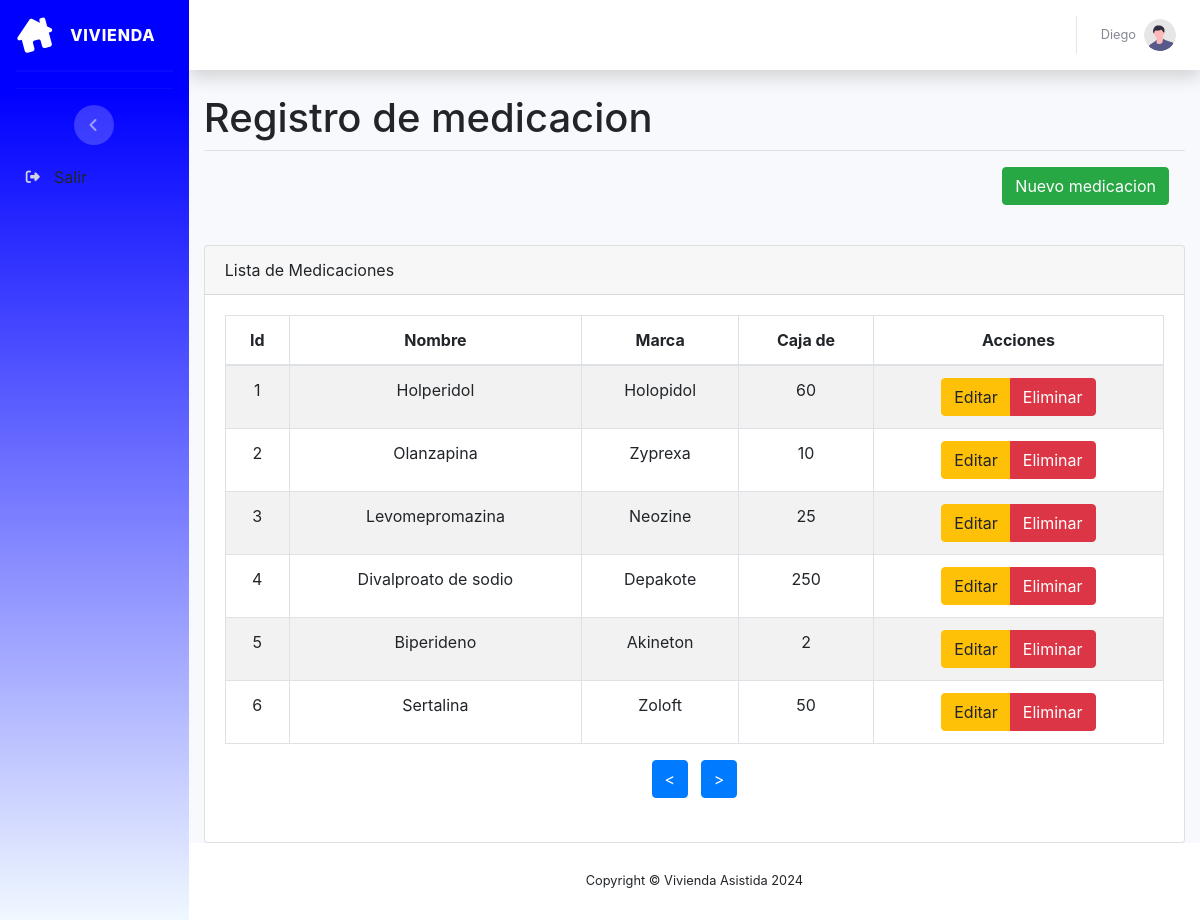
/medicacion_nom.php (signed in), run on the app's committed database.
### tables this page shows
CREATE TABLE `nombre_medicacion` (
  `id_nom_med` int(11) NOT NULL,
  `nom_med` varchar(200) NOT NULL,
  `marca_med` varchar(200) NOT NULL,
  `caja_comp` varchar(200) NOT NULL
);

### medicacion_nom.php (called while the page is built)
<?php
include_once "vistas/medicacion/medicacion.php";
?>

### vistas/medicacion/medicacion.php (the view, shortened to what this page needs)
<?php require_once "vistas/parte_superior.php"?>
<div class="container">
<h1> Registro de medicacion</h1>
    <div class="row">
        <div class="col-lg-12">
        <div class="modal-footer">
       <button id="btnNuevo" type="button" class="btn btn-success" data-toggle="modal" data-target="#modalCRUD">Nuevo medicacion</button>
        </div>
        </div>
    </div>
</div>
<br>
<div class="container">
    <div class="row">
        <div class="col-lg-12">
        <div class="card">
                <div class="card-header">
                    Lista de Medicaciones
                </div>
                <div class="card-body">
            <div class="table-responsive">
                <table id="tablaPersonas" class="table table-striped table-bordered table-condensed" style="width:100%">
                    <thead class="text-center">
                        <tr>
                            <th class="text-center">Id</th>
                            <th class="text-center">Nombre</th>
                            <th class="text-center">Marca</th>
                            <th class="text-center">Caja de</th>
                            <th class="text-center">Acciones</th>
                        </tr>
                    </thead>
                    <tbody>
                    <?php
                        include_once 'bd/conexion.php';
                        $conn = new mysqli($servername, $username, $password, $dbname);
                        $consulta = "SELECT id_nom_med, nom_med, marca_med, caja_comp FROM nombre_medicacion";
                        $resultado = $conn->query($consulta);
                        if ($resultado) {
                            $data = $resultado->fetch_all(MYSQLI_ASSOC);
                            if (count($data) > 0) {
                                foreach ($data as $dat) {
                                    $id_nom_med = isset($dat['id_nom_med']) ? $dat['id_nom_med'] : 'N/A';
                                    $nom_med = isset($dat['nom_med']) ? $dat['nom_med'] : 'N/A';
                                    $marca_med = isset($dat['marca_med']) ? $dat['marca_med'] : 'N/A';
                                    $caja_comp = isset($dat['caja_comp']) ? $dat['caja_comp'] : 'N/A';
                                    ?>
                                    <tr>
                                        <td class="text-center"><?php echo $id_nom_med ?></td>
                                        <td class="text-center"><?php echo $nom_med ?></td>
                                        <td class="text-center"><?php echo $marca_med ?></td>
                                        <td class="text-center"><?php echo $caja_comp ?></td>
                                        <td class="text-center">
                                        <div class='btn-group'>
                                        <button type="button" class="btn btn-warning btnEditar" data-toggle="modal" data-target="#modalEditar"
                            data-id="<?php echo $id_nom_med ?>" data-nombre="<?php echo $nom_med ?>" data-marca="<?php echo $marca_med ?>"
                            data-caja="<?php echo $caja_comp ?>">Editar</button>
                                        <button type="button" class="btn btn-danger btnEliminar" data-toggle="modal" data-target="#modalConfirmacion" data-id="<?php echo $id_nom_med ?>">Eliminar</button>                </td>
                                </div>
                                    <?php
                                }
                            } else {
                                ?>
                                <tr>
                                    <td colspan="5">No se encontraron viviendas.</td>
                                </tr>
                                <?php
                            }
                        } else {
                            die("Error en la consulta: " . $conn->error);
                        }
                        ?>
                <div class="row">
                    <div class="col-md-12 text-center">
                        <button id="paginaAnterior" class="btn btn-primary mr-2"> < </button>
                        <button id="paginaSiguiente" class="btn btn-primary"> > </button>
                    </div>
                </div>
                <br>
            </div>
        </div>
    </div>
<?php require_once "vistas/parte_inferior.php"?>

### vistas/parte_superior.php (shortened to what this page needs)
<?php
if (isset($_SESSION['user_id']) && isset($_SESSION['user_role'])) {
    $username = isset($_SESSION['username']) ? $_SESSION['username'] : "Usuario Desconocido";
} else {
    header("Location: login.php");
    exit;
}
?>
<!DOCTYPE html>
<html lang="es-ar">
<head>
    <link href="vendor/fontawesome-free/css/all.min.css" rel="stylesheet" type="text/css">
    <link href="css/sb-admin-2.min.css" rel="stylesheet">
    <link href="https://cdn.jsdelivr.net/npm/bootstrap@5.3.0/dist/css/bootstrap.min.css" rel="stylesheet">
    <link rel="stylesheet" type="text/css" href="css/medicacion.css"/>
    <link rel="stylesheet" href="https://maxcdn.bootstrapcdn.com/bootstrap/4.5.2/css/bootstrap.min.css">
</head>
<body id="page-top">
    <div id="wrapper">
        <ul class="navbar-nav bg-gradient-primary sidebar sidebar-dark accordion" id="accordionSidebar">
            <a class="sidebar-brand d-flex align-items-center justify-content-center" href="panel_operador.php">
                <div class="sidebar-brand-icon rotate-n-15">
                    <i class="fa-solid fa-house-chimney"></i>
                </div>
                <div class="sidebar-brand-text mx-3">Vivienda <sup></sup></div>
            </a>
            <hr class="sidebar-divider my-0">
            <hr class="sidebar-divider">
            <hr class="sidebar-divider d-none d-md-block">
            <div class="text-center d-none d-md-inline">
                <button class="rounded-circle border-0" id="sidebarToggle"></button>
            </div>
            <li class="nav-item">
                <a class="dropdown-item" href="#" data-toggle="modal" data-target="#logoutModal">
                    <i class="fas fa-sign-out-alt fa-sm fa-fw mr-2 text-gray-400"></i>
                    <span>Salir</span>
                </a>
            </li>
        </ul>
        <div id="content-wrapper" class="d-flex flex-column">
            <div id="content">
                <nav class="navbar navbar-expand navbar-light bg-white topbar mb-4 static-top shadow">
                    <ul class="navbar-nav ml-auto">
                        <li class="nav-item dropdown no-arrow">
                            <a class="nav-link dropdown-toggle" href="#" id="userDropdown" role="button"
                               data-toggle="dropdown" aria-haspopup="true" aria-expanded="false">
                                <span class="mr-2 d-none d-lg-inline text-gray-600 small">
                                    <?php echo $username; ?>
                                </span>
                                <img class="img-profile rounded-circle" src="img/undraw_profile.svg" alt="User Profile Image">
                            </a>
                        </li>
                    </ul>
                </nav>

### vistas/parte_inferior.php (shortened to what this page needs)
            <footer class="sticky-footer bg-white">
                <div class="container my-auto">
                    <div class="copyright text-center my-auto">
                        <span>Copyright &copy; Vivienda Asistida 2024</span>
                    </div>
                </div>
            </footer>
</body>
</html>

### data on the page
nombre_medicacion: id_nom_med "1", nom_med "Holperidol", marca_med "Holopidol", caja_comp "60"
nombre_medicacion: id_nom_med "2", nom_med "Olanzapina", marca_med "Zyprexa", caja_comp "10"
nombre_medicacion: id_nom_med "3", nom_med "Levomepromazina", marca_med "Neozine", caja_comp "25"
nombre_medicacion: id_nom_med "4", nom_med "Divalproato de sodio", marca_med "Depakote", caja_comp "250"
nombre_medicacion: id_nom_med "5", nom_med "Biperideno", marca_med "Akineton", caja_comp "2"
nombre_medicacion: id_nom_med "6", nom_med "Sertalina", marca_med "Zoloft", caja_comp "50"

### other printed values
$username "Diego"
